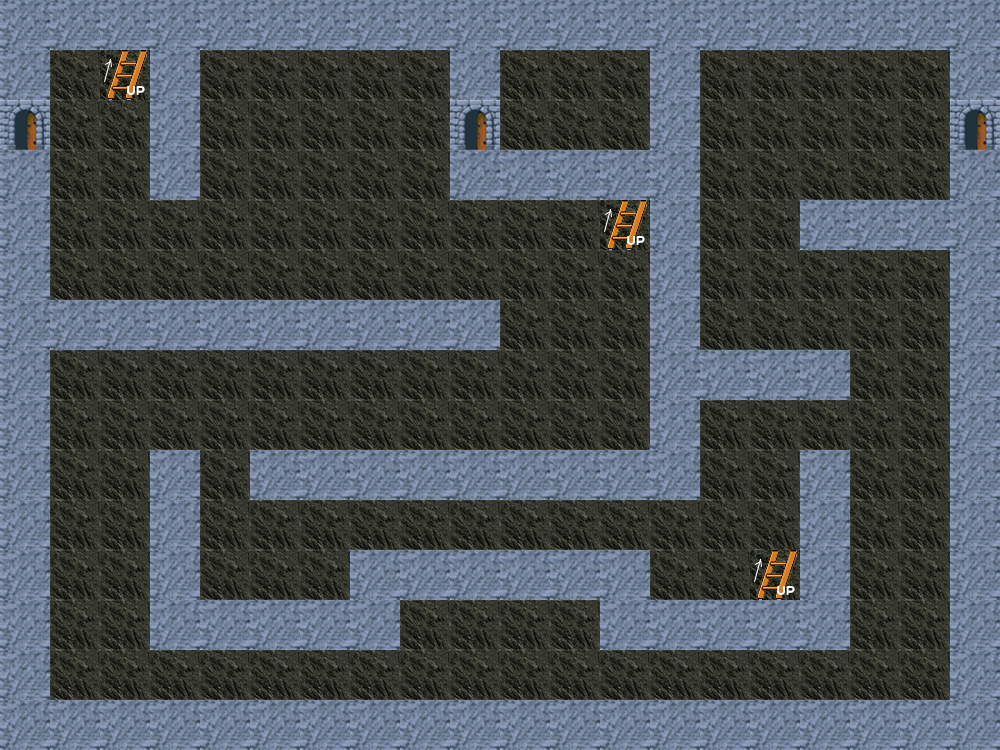

Below is a game level as drawn by its tile map, then a one-line description and the .tmx that defines it (tile-layer data replaced by summaries):
An orthogonal 20x15 tile map with 50x50 px tiles, 1 tile layer (layer), 1 hidden layer not drawn and 29 objects (23x solid, 3x ladder_up, 3x ladder_down).

<map version="1.4" tiledversion="1.4.2" orientation="orthogonal" renderorder="right-down" width="20" height="15" tilewidth="50" tileheight="50" infinite="0" nextlayerid="9" nextobjectid="73">
 <editorsettings>
  <export target="level1." format="tmx" />
 </editorsettings>
 <tileset firstgid="1" name="tileset_v2" tilewidth="50" tileheight="50" tilecount="9" columns="3">
  <image source="img/tileset.png" width="150" height="150" />
 </tileset>
 <layer id="1" name="layer" width="20" height="15">
  <data>[300 cells, 300 non-empty, 4 distinct tile ids]</data>
 </layer>
 <layer id="5" name="layer" width="20" height="15" visible="0">
  <data>[300 cells, 300 non-empty, 3 distinct tile ids]</data>
 </layer>
 <objectgroup id="4" name="solid">
  <object id="22" name="solid" x="0" y="-1.33333" width="1000" height="48" />
  <object id="23" name="solid" x="1.33333" y="153" width="48" height="600" />
  <object id="24" name="solid" x="44" y="702.667" width="954.667" height="45.3333" />
  <object id="25" name="solid" x="950.667" y="154.667" width="48" height="550.667" />
  <object id="26" name="solid" x="950" y="45.3333" width="50.6667" height="51.6666" />
  <object id="27" name="solid" x="0.666667" y="41.3333" width="49" height="54" />
  <object id="28" name="solid" x="148" y="43" width="52" height="154" />
  <object id="30" name="solid" x="49" y="300" width="451" height="46" />
  <object id="31" name="solid" x="248" y="450" width="451" height="50" />
  <object id="32" name="solid" x="648" y="47" width="54" height="401" />
  <object id="33" name="solid" x="451" y="151" width="196" height="48" />
  <object id="34" name="solid" x="450" y="48" width="50" height="48" />
  <object id="35" name="solid" x="150" y="452" width="48" height="151" />
  <object id="36" name="solid" x="152" y="599" width="246" height="46" />
  <object id="37" name="solid" x="350" y="554" width="299" height="46" />
  <object id="38" name="solid" x="601" y="603" width="249" height="46" />
  <object id="39" name="solid" x="800" y="449" width="48" height="149" />
  <object id="40" name="solid" x="700" y="354" width="146" height="41" />
  <object id="41" name="solid" x="798" y="202" width="158" height="48" />
  <object id="49" name="ladder_up" x="599.667" y="199.333" width="47.6667" height="50.6667" />
  <object id="50" name="ladder_up" x="748.667" y="550.667" width="50.6667" height="49.3333" />
  <object id="51" name="ladder_up" x="100" y="52" width="45" height="48" />
 </objectgroup>
 <objectgroup id="8" name="solid" visible="0">
  <object id="53" name="ladder_down" x="98" y="52" width="51" height="49" />
  <object id="54" name="solid" x="802.667" y="100" width="41.3333" height="546.667" />
  <object id="55" name="solid" x="450.667" y="602.667" width="348" height="44" />
  <object id="56" name="solid" x="450.667" y="98.6667" width="350.667" height="48" />
  <object id="58" name="ladder_down" x="598" y="202" width="52" height="46" />
  <object id="59" name="ladder_down" x="749" y="552" width="51" height="47" />
  <object id="60" name="solid" x="450" y="148" width="48" height="455" />
 </objectgroup>
</map>